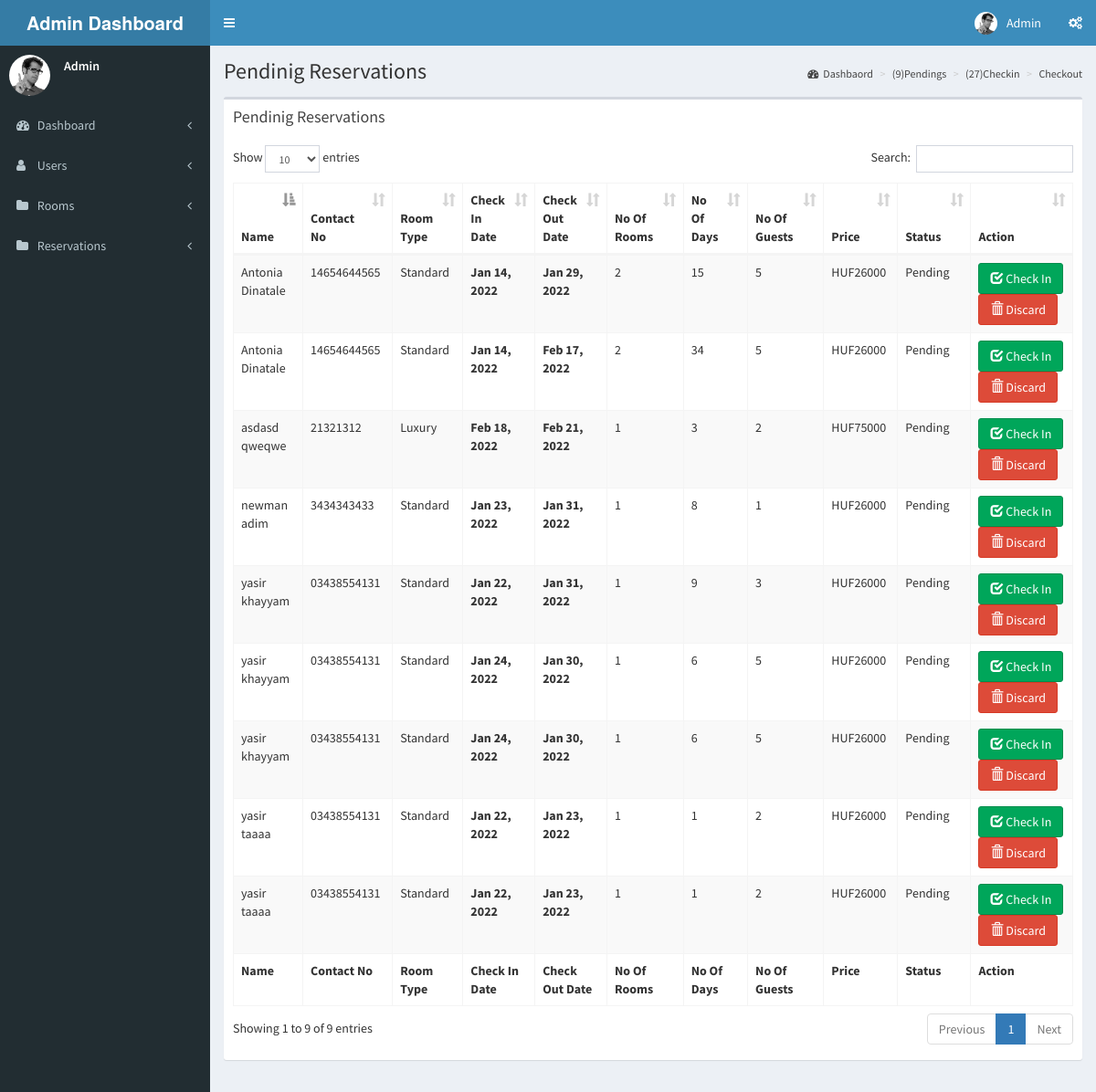
Screenshot of /admin/reserve.php (signed in) with the database file from the repository.
### tables this page shows
CREATE TABLE `transaction` (
  `transaction_id` int(11) NOT NULL,
  `guest_id` int(11) NOT NULL,
  `room_id` int(11) NOT NULL,
  `room_no` int(5) NOT NULL,
  `extra_bed` int(11) NOT NULL,
  `status` varchar(20) NOT NULL,
  `status1` varchar(232) NOT NULL,
  `days` int(2) NOT NULL,
  `checkin` date NOT NULL,
  `checkin_time` time NOT NULL,
  `checkout` date NOT NULL,
  `checkout_time` time NOT NULL,
  `bill` varchar(10) NOT NULL,
  `guest_no` int(12) NOT NULL
);

CREATE TABLE `guest` (
  `guestid` int(11) NOT NULL,
  `firstname` varchar(50) NOT NULL,
  `middlename` varchar(30) NOT NULL,
  `lastname` varchar(40) NOT NULL,
  `address` varchar(50) NOT NULL,
  `contactno` varchar(13) NOT NULL,
  `email` varchar(232) NOT NULL,
  `mobile` varchar(232) NOT NULL
);

CREATE TABLE `room` (
  `roomid` int(11) NOT NULL,
  `room_type` varchar(50) NOT NULL,
  `price` varchar(11) NOT NULL,
  `photo` varchar(100) NOT NULL
);

### admin/name.php (called while the page is built)
<?php
	require 'connect.php';
	$query = $conn->query("SELECT * FROM `admin` WHERE `admin_id` = '$_SESSION[admin_id]'") or die(mysqli_error());
	$fetch = $query->fetch_array();
	$name = $fetch['name'];
?>

### admin/reserve.php (the view, shortened to what this page needs)
<!DOCTYPE html>
<?php
	require 'name.php';
	include("header.php");
?>
<?php
  include("leftbar.php");
  ?>
<?php
$q_p = $conn->query("SELECT COUNT(*) as total FROM `transaction` WHERE `status` = 'Pending'") or die(mysqli_error());
$f_p = $q_p->fetch_array();
$q_ci = $conn->query("SELECT COUNT(*) as total FROM `transaction` WHERE `status` = 'Check In'") or die(mysqli_error());
$f_ci = $q_ci->fetch_array();
?>
   <link rel="stylesheet" href="plugins/datatables/dataTables.bootstrap.css">
<div class="content-wrapper">
    <section class="content-header">
      <h1>
       Pendinig Reservations
      </h1>
      <ol class="breadcrumb">
        <li><a href="dashboard.php"><i class="fa fa-dashboard"></i>Dashbaord</a></li>
        <li><a href="reserve.php">(<?php echo $f_p['total']?>)Pendings</a></li>
        <li class="active"><a href="checkin.php">(<?php echo $f_ci['total']?>)Checkin</a></li>
		<li class="active"><a href="checkout.php">Checkout</a></li>
      </ol>
    </section>
    <section class="content">
      <div class="row">
        <div class="col-xs-12">
          <div class="box">
            <div class="box-header">
              <h3 class="box-title">Pendinig Reservations</h3>
            </div>
			<link rel="stylesheet" href="plugins/datatables/extensions/Responsive/css/dataTables.responsive.css">
              <div class="table-responsive">
            <div class="box-body">
              <table id="example1" class="table table-bordered table-striped">
                <thead>
                <tr>
                <th>Name</th>
							<th>Contact No</th>
							<th>Room Type</th>
							<th>Check In Date</th>
							<th>Check Out Date</th>
							<th>No Of Rooms</th>
							<th>No Of Days</th>
							<th>No Of  Guests</th>
							<th>Price</th>
							<th>Status</th>
							<th>Action</th>
                </tr>
                </thead>
               <tbody>
						<?php
							$query = $conn->query("SELECT * FROM transaction WHERE status='Pending'") or die(mysqli_error());
							while($fetch = $query->fetch_array()){
							$query_guest_info=mysqli_query($conn,"select * from guest where guestid='".$fetch['guest_id']."'");
							$feect_guest_info=mysqli_fetch_array($query_guest_info);
							$query_room_info=mysqli_query($conn,"select * from room where roomid='".$fetch['room_id']."'");
							$feect_room_info=mysqli_fetch_array($query_room_info);
						?>
						<tr>
							<td><?php echo $feect_guest_info['firstname']." ".$feect_guest_info['lastname'];?></td>
							<td><?php echo $feect_guest_info['contactno'];?></td>
							<td><?php echo $feect_room_info['room_type'];?></td>
							<td><strong><?php echo date("M d, Y", strtotime($fetch['checkin']));?></strong></td>
							<td><strong><?php echo date("M d, Y", strtotime($fetch['checkout']));?></strong></td>
							<td><?php echo $fetch['room_no']?></td>
							<td><?php echo $fetch['days']?></td>
							<td><?php echo $fetch['guest_no'];?></td>
							<td><?php echo 'HUF'.$feect_room_info['price'];?></td>
							<td><?php echo $fetch['status']?></td>
							<td><a class = "btn btn-success" href = "confirm_reserve.php?transaction_id=<?php echo $fetch['transaction_id']?>"><i class = "glyphicon glyphicon-check"></i> Check In</a> <a class = "btn btn-danger" onclick = "confirmationDelete(); return false;" href = "delete_pending.php?transaction_id=<?php echo $fetch['transaction_id']?>"><i class = "glyphicon glyphicon-trash"></i> Discard</a></td>
						</tr>
						<?php
							}
						?>
					</tbody>
					<tfoot>
                <tr>
                   <th>Name</th>
							<th>Contact No</th>
							<th>Room Type</th>
							<th>Check In Date</th>
							<th>Check Out Date</th>
							<th>No Of Rooms</th>
							<th>No Of Days</th>
							<th>No Of  Guests</th>
							<th>Price</th>
							<th>Status</th>
							<th>Action</th>
                </tr>
                </tfoot>
              </table>
            </div>
			</div>
          </div>
        </div>
      </div>
    </section>
  </div>

### admin/header.php (shortened to what this page needs)
<!DOCTYPE html>
<html>
<head>
  <link rel="stylesheet" href="bootstrap/css/bootstrap.min.css">
  <link rel="stylesheet" href="https://cdnjs.cloudflare.com/ajax/libs/font-awesome/4.5.0/css/font-awesome.min.css">
  <link rel="stylesheet" href="https://cdnjs.cloudflare.com/ajax/libs/ionicons/2.0.1/css/ionicons.min.css">
  <link rel="stylesheet" href="plugins/jvectormap/jquery-jvectormap-1.2.2.css">
  <link rel="stylesheet" href="dist/css/AdminLTE.min.css">
  <link rel="stylesheet" href="dist/css/skins/_all-skins.min.css">
</head>
<body class="hold-transition skin-blue sidebar-mini">
<div class="wrapper">
  <header class="main-header">
    <a href="dashboard.php" class="logo">
      <span class="logo-lg"><b>Admin Dashboard</b></span>
    </a>
    <nav class="navbar navbar-static-top">
      <a href="#" class="sidebar-toggle" data-toggle="offcanvas" role="button">
      </a>
      <div class="navbar-custom-menu">
        <ul class="nav navbar-nav">
          <li class="dropdown user user-menu">
            <a href="#" class="dropdown-toggle" data-toggle="dropdown">
              <img src="dist/img/user2-160x160.jpg" class="user-image" alt="User Image">
              <span class="hidden-xs"><?php echo $name;?></span>
            </a>
          </li>
          <li>
            <a href="#" data-toggle="control-sidebar"><i class="fa fa-gears"></i></a>
          </li>
        </ul>
      </div>
    </nav>
  </header>

### admin/leftbar.php (shortened to what this page needs)
<aside class="main-sidebar">
    <section class="sidebar">
      <div class="user-panel">
        <div class="pull-left image">
          <img src="dist/img/user2-160x160.jpg" class="img-circle" alt="User Image">
        </div>
        <div class="pull-left info">
          <p><?php echo $name;?></p>
        </div>
      </div>
      <ul class="sidebar-menu">
        <li class="treeview">
          <a href="dashboard.php">
            <i class="fa fa-dashboard"></i> <span>Dashboard</span>
            <span class="pull-right-container">
              <i class="fa fa-angle-left pull-right"></i>
            </span>
          </a>
        </li>
		<li class="treeview">
          <a href="account.php">
            <i class="fa fa-user"></i> <span>Users</span>
            <span class="pull-right-container">
              <i class="fa fa-angle-left pull-right"></i>
            </span>
          </a>
        </li>
		<li class="treeview">
          <a href="room.php">
            <i class="fa fa-folder"></i> <span>Rooms</span>
            <span class="pull-right-container">
              <i class="fa fa-angle-left pull-right"></i>
            </span>
          </a>
        </li>
		<li class="treeview">
          <a href="reserve.php">
            <i class="fa fa-folder"></i> <span>Reservations</span>
            <span class="pull-right-container">
              <i class="fa fa-angle-left pull-right"></i>
            </span>
          </a>
        </li>
      </ul>
    </section>
  </aside>

### rows the page displays
transaction: guest.firstname "Antonia", guest.lastname "Dinatale", guest.contactno "14654644565", room.room_type "Standard", checkin "Jan 14, 2022", checkout "Jan 29, 2022", room_no "2", days "15", guest_no "5", room.price "26000", status "Pending"
transaction: guest.firstname "Antonia", guest.lastname "Dinatale", guest.contactno "14654644565", room.room_type "Standard", checkin "Jan 14, 2022", checkout "Feb 17, 2022", room_no "2", days "34", guest_no "5", room.price "26000", status "Pending"
transaction: guest.firstname "yasir", guest.lastname "taaaa", guest.contactno "03438554131", room.room_type "Standard", checkin "Jan 22, 2022", checkout "Jan 23, 2022", room_no "1", days "1", guest_no "2", room.price "26000", status "Pending"
transaction: guest.firstname "yasir", guest.lastname "taaaa", guest.contactno "03438554131", room.room_type "Standard", checkin "Jan 22, 2022", checkout "Jan 23, 2022", room_no "1", days "1", guest_no "2", room.price "26000", status "Pending"
transaction: guest.firstname "yasir", guest.lastname "khayyam", guest.contactno "03438554131", room.room_type "Standard", checkin "Jan 22, 2022", checkout "Jan 31, 2022", room_no "1", days "9", guest_no "3", room.price "26000", status "Pending"
transaction: guest.firstname "newman", guest.lastname "adim", guest.contactno "3434343433", room.room_type "Standard", checkin "Jan 23, 2022", checkout "Jan 31, 2022", room_no "1", days "8", guest_no "1", room.price "26000", status "Pending"
transaction: guest.firstname "yasir", guest.lastname "khayyam", guest.contactno "03438554131", room.room_type "Standard", checkin "Jan 24, 2022", checkout "Jan 30, 2022", room_no "1", days "6", guest_no "5", room.price "26000", status "Pending"
transaction: guest.firstname "yasir", guest.lastname "khayyam", guest.contactno "03438554131", room.room_type "Standard", checkin "Jan 24, 2022", checkout "Jan 30, 2022", room_no "1", days "6", guest_no "5", room.price "26000", status "Pending"
transaction: guest.firstname "asdasd", guest.lastname "qweqwe", guest.contactno "21321312", room.room_type "Luxury", checkin "Feb 18, 2022", checkout "Feb 21, 2022", room_no "1", days "3", guest_no "2", room.price "75000", status "Pending"

### other values shown
$name "Admin"
$f_p['total'] "9"
$f_ci['total'] "27"
